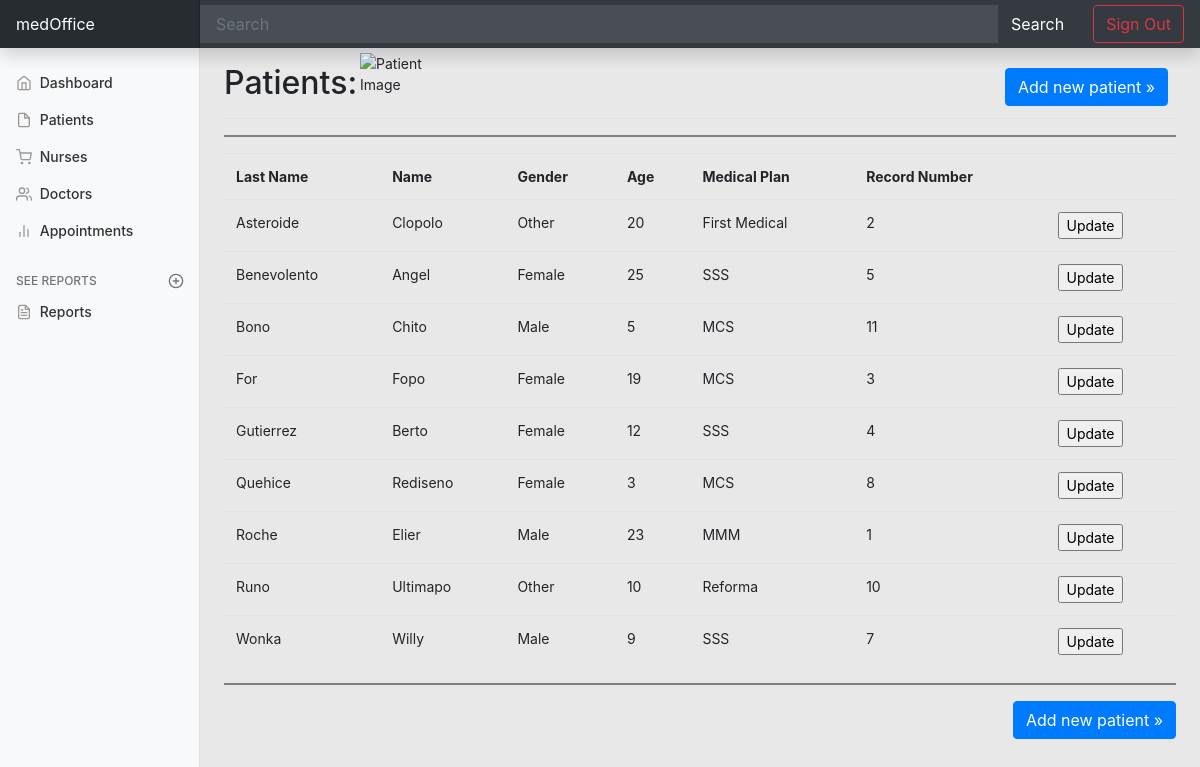
/patients.php, run on the app's committed database.
### tables this page shows
CREATE TABLE `patientProfile` (
  `patientID` int(6) NOT NULL,
  `patientName` varchar(128) NOT NULL,
  `patientLastName` varchar(128) NOT NULL,
  `patientBirthdate` varchar(128) NOT NULL,
  `patientAge` int(2) NOT NULL,
  `ssn` varchar(20) NOT NULL,
  `patientGender` varchar(128) NOT NULL,
  `patientEthnicity` varchar(128) NOT NULL,
  `maritalStatus` varchar(128) NOT NULL,
  `medicalPlan` varchar(128) NOT NULL,
  `religion` varchar(128) NOT NULL,
  `email` varchar(128) NOT NULL,
  `occupation` varchar(128) NOT NULL,
  `address` varchar(128) NOT NULL,
  `addresstwo` varchar(128) NOT NULL,
  `zipCode` int(8) NOT NULL,
  `town` varchar(128) NOT NULL,
  `phoneHome` varchar(128) NOT NULL,
  `phonePersonal` varchar(128) NOT NULL,
  `conditions` text DEFAULT NULL,
  `familyHistory` text DEFAULT NULL,
  `allergies` text DEFAULT NULL,
  `otherConditions` varchar(128) NOT NULL,
  `otherFamilyCon` varchar(128) NOT NULL,
  `otherAllergies` varchar(128) NOT NULL,
  `vitalSigns` text DEFAULT NULL,
  `medicNotes` text DEFAULT NULL,
  `medicOrders` text DEFAULT NULL,
  `massage` varchar(128) NOT NULL,
  `massageType` varchar(128) DEFAULT NULL,
  `massageTherapist` varchar(128) DEFAULT NULL,
  `massageReason` varchar(128) NOT NULL,
  `massageWorkout` varchar(128) DEFAULT NULL,
  `massageDiet` varchar(128) NOT NULL,
  `massageStress` varchar(128) NOT NULL,
  `emergencyName` varchar(128) DEFAULT NULL,
  `emergencyLastName` varchar(128) DEFAULT NULL,
  `emergencyAddress` varchar(128) DEFAULT NULL,
  `emergencyAddresstwo` varchar(128) DEFAULT NULL,
  `emergencyCity` varchar(128) DEFAULT NULL,
  `emergencyZip` int(20) DEFAULT NULL,
  `emergencyCellphone` varchar(128) DEFAULT NULL,
  `emergencyEmail` varchar(128) DEFAULT NULL,
  `emergencyRelationship` varchar(128) DEFAULT NULL,
  `comments` text NOT NULL
);

### patients.php (the view, shortened to what this page needs)
<?php
include_once 'sideSearch.php';
 ?>
    <main role="main" class="col-md-9 ml-sm-auto col-lg-10 px-md-4">
      <div class="d-flex justify-content-between flex-wrap flex-md-nowrap align-items-center pt-3 pb-2 mb-3 border-bottom">
        <h1 class="h2">Patients:</h1>
        <img class="patientimg" src="https://www.flaticon.com/svg/static/icons/svg/3034/3034882.svg" alt="Patient Image" height="80px" width="80px" style="position:absolute; left:160px; top:5px;" >
        <div class="btn-toolbar mb-2 mb-md-0">
          <div class="btn-group mr-2">
              <a class="btn btn-primary" href="patientRegister.php" role="button">Add new patient &raquo;</a>
          </div>
        </div>
      </div>
      <hr style="height:2px;border-width:0;color:gray;background-color:gray">
        <?php
        require_once 'includes/dbh.inc.php';
        $result = mysqli_query($conn,"SELECT * FROM patientProfile ORDER BY patientLastName ASC");
        echo "<table class=table table-striped table-sm>
        <tr>
        <th>Last Name</th>
        <th>Name</th>
        <th>Gender</th>
        <th>Age</th>
        <th>Medical Plan</th>
        <th>Record Number</th>
        <th></th>
        </tr>";
        while($row = mysqli_fetch_array($result))
        {
          echo "<tr>";
          echo "<td>" . $row['patientLastName'] . "</td>";
          echo "<td>" . $row['patientName'] . "</td>";
          echo "<td>" . $row['patientGender'] . "</td>";
          echo "<td>" . $row['patientAge'] . "</td>";
          echo "<td>" . $row['medicalPlan'] . "</td>";
          echo "<td>" . $row['patientID'] . "</td>";
          echo "<td>" . '<form method="POST" action="patientEdit.php"><input type="hidden" name="pid" value="' . $row['patientID'] . '"><input type="submit" name="submit_btn" value="Update"></form>' . "</td>";
          echo "</tr>";
        }
        echo "</table>";
        ?>
  <hr style="height:2px;border-width:0;color:gray;background-color:gray">
  <a class="btn btn-primary float-right" href="patientRegister.php" role="button">Add new patient &raquo;</a>
  </div>
</div>
        <script src="dashboard.js"></script></body>
</html>

### css/dashboard.css (style rules this page uses)
body { font-size: .875rem; background-color: #e8e8e8; }

### data on the page
patientprofile: patientLastName "Asteroide", patientName "Clopolo", patientGender "Other", patientAge "20", medicalPlan "First Medical", patientID "2"
patientprofile: patientLastName "Benevolento", patientName "Angel", patientGender "Female", patientAge "25", medicalPlan "SSS", patientID "5"
patientprofile: patientLastName "Bono", patientName "Chito", patientGender "Male", patientAge "5", medicalPlan "MCS", patientID "11"
patientprofile: patientLastName "For", patientName "Fopo", patientGender "Female", patientAge "19", medicalPlan "MCS", patientID "3"
patientprofile: patientLastName "Gutierrez", patientName "Berto", patientGender "Female", patientAge "12", medicalPlan "SSS", patientID "4"
patientprofile: patientLastName "Quehice", patientName "Rediseno", patientGender "Female", patientAge "3", medicalPlan "MCS", patientID "8"
patientprofile: patientLastName "Roche", patientName "Elier", patientGender "Male", patientAge "23", medicalPlan "MMM", patientID "1"
patientprofile: patientLastName "Runo", patientName "Ultimapo", patientGender "Other", patientAge "10", medicalPlan "Reforma", patientID "10"
patientprofile: patientLastName "Wonka", patientName "Willy", patientGender "Male", patientAge "9", medicalPlan "SSS", patientID "7"
